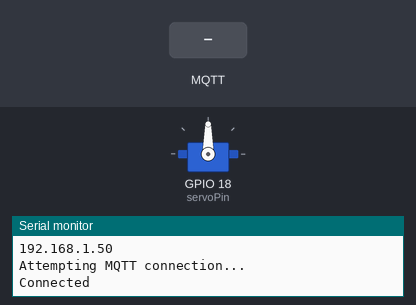
Recording of a sketch running on a simulated ESP32. Shown: servo, the last lines printed to the serial monitor. Inputs (shaded band) come from the test bench. WiFi joins after 1.5 s; servers stay silent unless stated; no MQTT or app messages arrive unless stated.

Above: at 2.7 s.
2.8 s: MQTT message "on" arrives on the first subscribed topic
At 3.7 s:
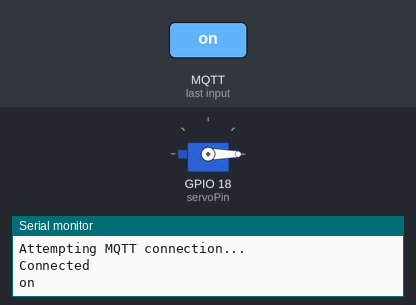
4.3 s: MQTT message "200" arrives on the first subscribed topic
At 5.0 s:
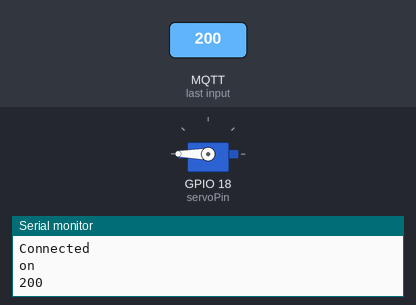
5.8 s: MQTT message "90" arrives on the first subscribed topic
At 6.2 s:
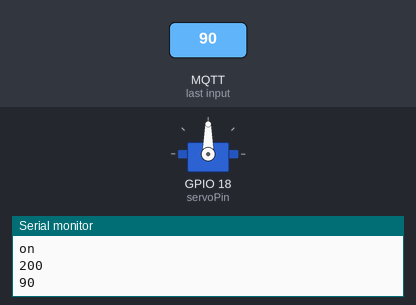
7.3 s: MQTT message "0" arrives on the first subscribed topic
At 8.6 s:
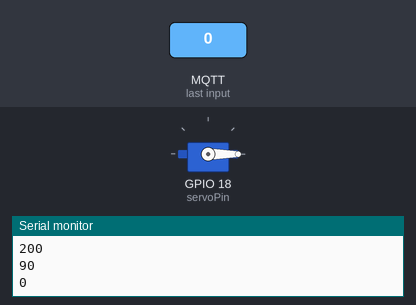
Timing chart, 0 to 9.8 s (numbered marks = the images above; inputs shaded):
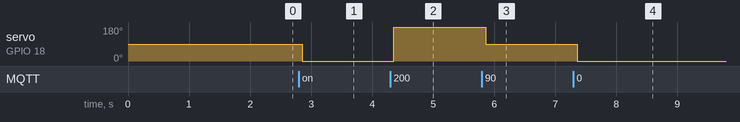

Measured:
- after the input at 2.8 s, servo on GPIO 18 (servoPin): 90° → 0° after 0.06 s
- after the input at 4.3 s, servo on GPIO 18 (servoPin): 0° → 180° after 0.06 s
- after the input at 5.8 s, servo on GPIO 18 (servoPin): 180° → 90° after 0.06 s
- after the input at 7.3 s, servo on GPIO 18 (servoPin): 90° → 0° after 0.06 s

The sketch:

Servo_Control_Using_MQTT.ino
```cpp
#include <WiFi.h>
#include <PubSubClient.h>
#include <ESP32Servo.h>

#define WIFISSID "PI"
#define PASSWORD "123456789."
#define TOKEN "qUQFYU2Hp4FonYoD1Wp22Zy6ztfDyGVPoziajaIz2bLfZXHOJUEzJ2w8kBzI5knh"
#define MQTT_CLIENT_NAME "9977747353"

#define VARIABLE_LABEL_SUBSCRIBE "servo"
#define DEVICE_LABEL "esp32"
// "/v1.6/devices/esp32/servo/lv"

char mqttBroker[]  = "mqtt.flespi.io";
char payload[100];
char topicSubscribe[100];

WiFiClient ubidots;
PubSubClient client(ubidots);
Servo myservo;  // create servo object to control a servo
// 16 servo objects can be created on the ESP32

int pos = 0;    // variable to store the servo position
// Recommended PWM GPIO pins on the ESP32 include 2,4,12-19,21-23,25-27,32-33
int servoPin = 18;

void reconnect()
{

  while (!client.connected())
  {
    Serial.println("Attempting MQTT connection...");


    if (client.connect(MQTT_CLIENT_NAME, TOKEN, ""))
    {
      Serial.println("Connected");
      client.subscribe(topicSubscribe);
    }
    else
    {
      Serial.print("Failed, rc=");
      Serial.print(client.state());
      Serial.println(" try again in 2 seconds");

      delay(2000);
    }
  }
}

void callback(char* topic, byte* payload, unsigned int length)
{
  char p[length + 1];
  memcpy(p, payload, length);
  p[length] = NULL;
  String message(p);

  myservo.write(message.toInt());

  Serial.write(payload, length);
  Serial.println();
}

void setup() {
  Serial.begin(115200);

  Serial.println("The device started!");

  ESP32PWM::allocateTimer(0);
  ESP32PWM::allocateTimer(1);
  ESP32PWM::allocateTimer(2);
  ESP32PWM::allocateTimer(3);
  myservo.setPeriodHertz(50);    // standard 50 hz servo
  myservo.attach(servoPin, 400, 2500);

  WiFi.begin(WIFISSID, PASSWORD);


  Serial.println();
  Serial.print("Wait for WiFi...");

  while (WiFi.status() != WL_CONNECTED)
  {
    Serial.print(".");
    delay(500);
  }

  Serial.println("");
  Serial.println("WiFi Connected");
  Serial.println("IP address: ");
  Serial.println(WiFi.localIP());
  client.setServer(mqttBroker, 1883);
  client.setCallback(callback);

  sprintf(topicSubscribe, "/v1.6/devices/%s/%s/lv", DEVICE_LABEL, VARIABLE_LABEL_SUBSCRIBE);

  client.subscribe(topicSubscribe);

}

void loop() {
  if (!client.connected())
  {
    client.subscribe(topicSubscribe);
    reconnect();
  }

  client.loop();


  delay(100);
}
```
